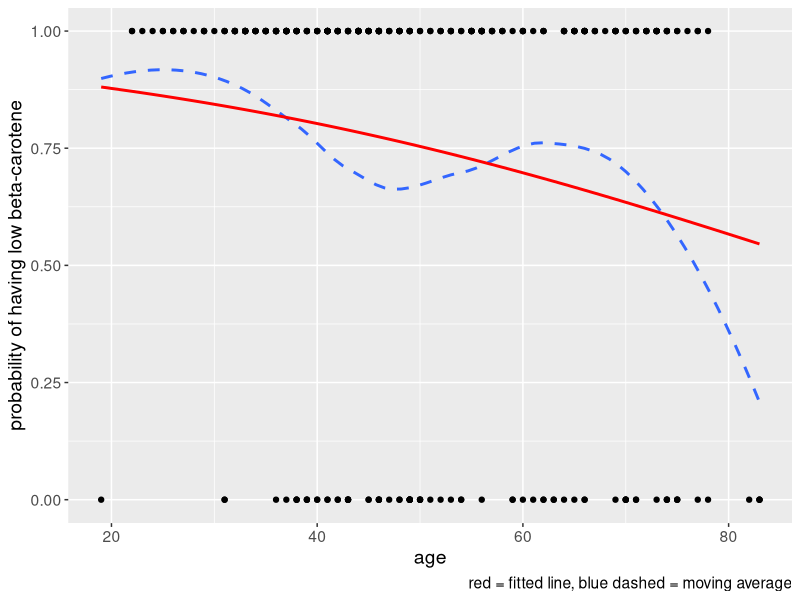
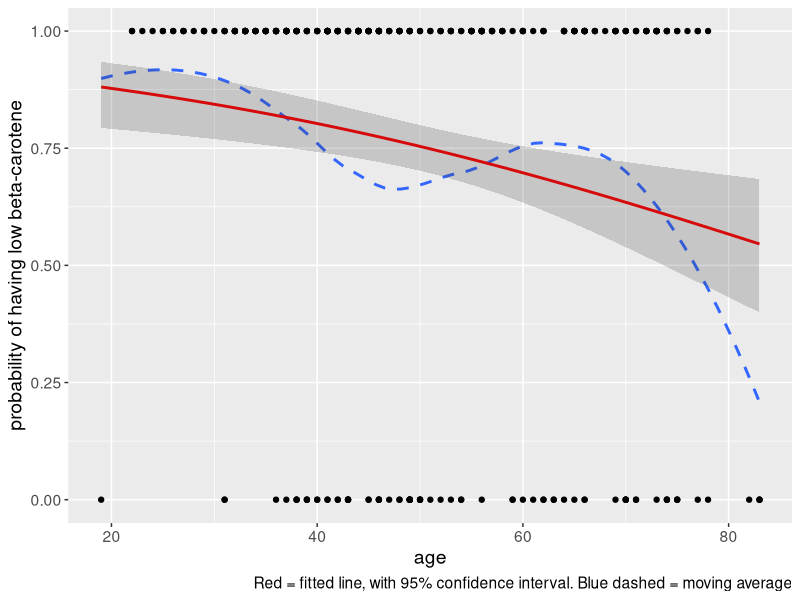
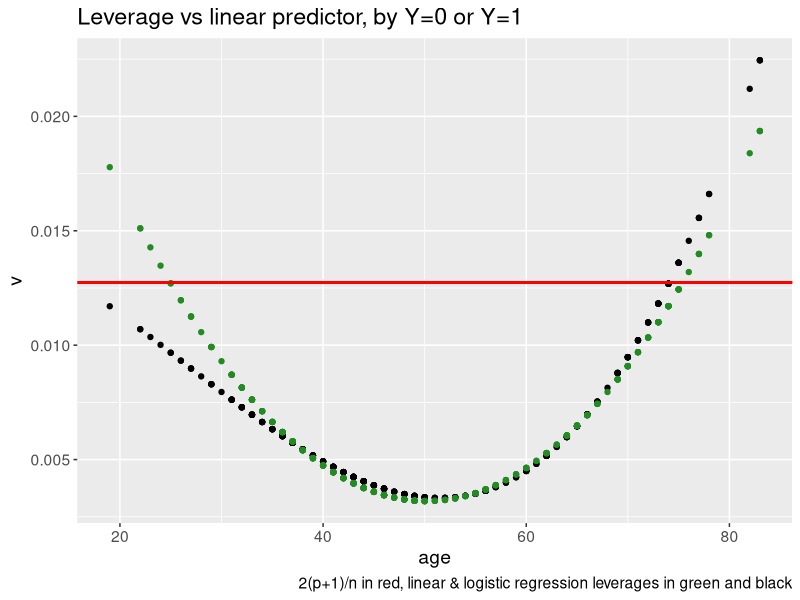
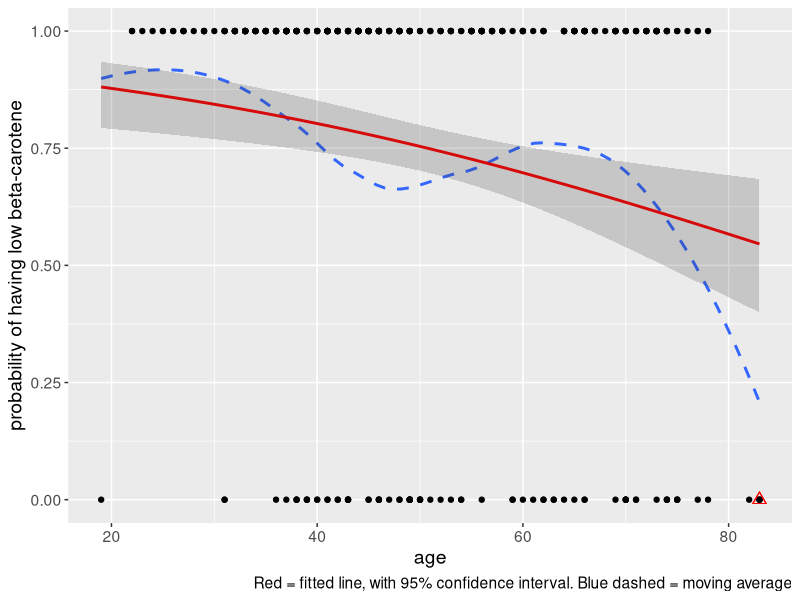
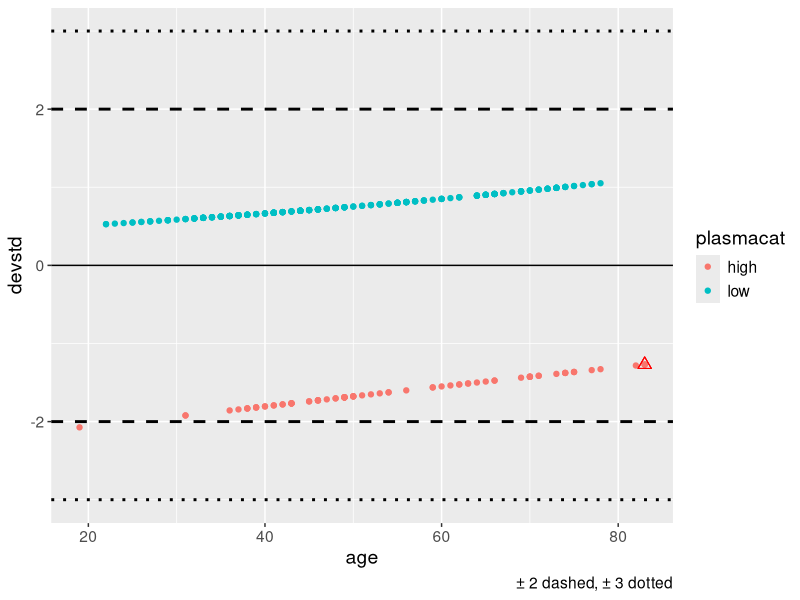
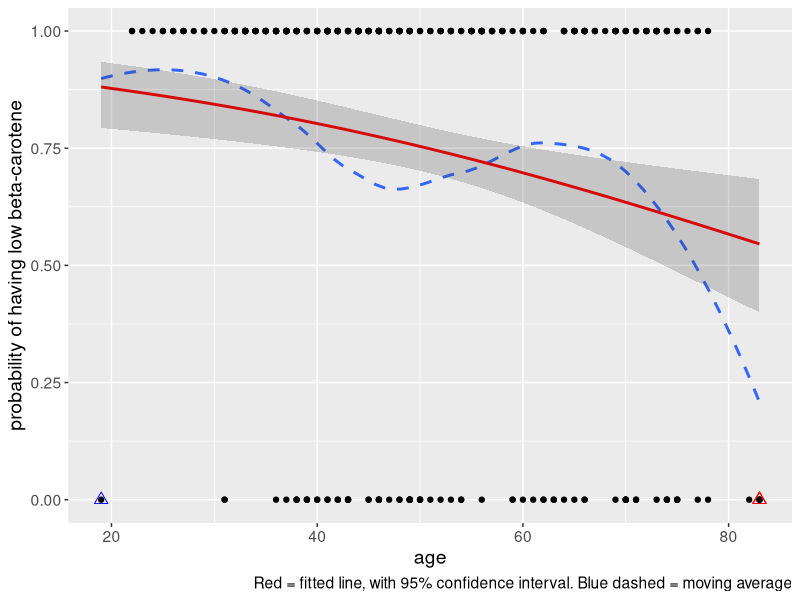

These charts were generated, in order, by the following R code:
#Project 1
library(ggplot2)
library(GGally)
library(ggpubr)

plasma <- read.delim("Data/plasma.txt")
head(plasma)
summary(plasma)
# At least one data point was 0, this needs to be taken 
PositivePlasma <- plasma[plasma$betaplasma > 0, ]
summary(PositivePlasma)
#Turn categorical variables into factor variables:
PositivePlasma$sex <- factor(PositivePlasma$sex, 
                               levels = c(1, 2),
                               labels = c("Male", "Female"))

PositivePlasma$smokstat <- factor(PositivePlasma$smokstat,
                                    levels = c(1, 2, 3),
                                    labels = c("Never", "Former", "Current"))

PositivePlasma$bmicat <- factor(PositivePlasma$bmicat,
                                  levels = c(1,2,3,4),
                                  labels = c("Underweight", "Normal", "Overweight", "Obese"))

PositivePlasma$vituse <- factor(PositivePlasma$vituse,
                                  levels = c(1, 2, 3),
                                  labels = c("Yes, fairly often", "Yes, not often", "No"))

#relevel to suitable reference categories:
PositivePlasma$sex<-relevel(PositivePlasma$sex, "Female")
PositivePlasma$smokstat<-relevel(PositivePlasma$smokstat, "Never")
PositivePlasma$bmicat <- relevel(PositivePlasma$bmicat,"Normal")
PositivePlasma$vituse <- relevel(PositivePlasma$vituse,"Yes, fairly often")

#Part 0 a)
a <- 225.498
#Part 0 b) beta-carotene is considered low if below 225.498 ng/ml
PositivePlasma$lowplasma <- as.numeric(PositivePlasma$betaplasma < a)
# factor version for ease of use later on:
PositivePlasma$plasmacat <- factor(PositivePlasma$lowplasma,
                           levels = c(0, 1),
                           labels = c("high", "low"))
# How many are low?
low_total <- sum(PositivePlasma$lowplasma)
high_total <- 315 - low_total
low_percentage <- (low_total/316)*100 

table(PositivePlasma$smokstat, PositivePlasma$lowplasma)


(model.1 <- glm(lowplasma ~ smokstat, family = "binomial", data = PositivePlasma))
summary(model.1)

# beta: log-odds(ratio) with c.i.:
model.1$coefficients
(ci.beta <- confint(model.1))

# Odds (exp(beta0)) and OR, odds ratio, exp(beta1), exp(beta2)
exp(model.1$coefficients)
(ci.or <- exp(ci.beta))

#probability for "Never" to have low beta-plasma:
(prob_0 <- 2.250000/(2.250000+1))
#confidence interval:
(prob_0_low <- 1.6120554/(1.6120554+1))
(prob_0_high <- 3.187487/(3.187487+1))

#probability for "Former" to have low beta-plasma:
(prob_1 <- 1.318008*prob_0/(1-prob_0)/(1+1.318008*prob_0/(1-prob_0)))
#confidence interval:
(prob_1_low <- 0.7707618*prob_0/(1-prob_0)/(1+0.7707618*prob_0/(1-prob_0)))
(prob_1_high <- 2.280987*prob_0/(1-prob_0)/(1+2.280987*prob_0/(1-prob_0)))

#probability for "Current" to have low beta-plasma:
(prob_1 <- 5.925926*prob_0/(1-prob_0)/(1+5.925926*prob_0/(1-prob_0)))
#confidence interval:
(prob_2_low <- 2.0209273*prob_0/(1-prob_0)/(1+2.0209273*prob_0/(1-prob_0)))
(prob_2_high <- 25.326220*prob_0/(1-prob_0)/(1+25.326220*prob_0/(1-prob_0)))

#Wald test
summary(model.1)$coefficients
# Since |0.2761213| < lambda_0.025 = 1.96 we accept
# H0: beta_1 = 0
# Since |1.7793369| < lambda_0.025 = 1.96 we accept
# H0: beta_2 = 0
#The smoking has no significant impact on the beta-carotene levels

# 1b)
(age.model <- glm(lowplasma ~ age, family = "binomial", data = PositivePlasma))

PositivePlasma.pred <- cbind(
  PositivePlasma,
  phat = predict(age.model, type = "response"),
  logit = predict(age.model, se.fit = TRUE))

(Age.plot<-ggplot(PositivePlasma.pred, aes(age, lowplasma)) +
    geom_point() +
    geom_smooth(se = FALSE, linetype = "dashed") +
    geom_line(aes(y = phat), color = "red", size = 1) +
    xlab("age") +
    ylab("probability of having low beta-carotene") +
    labs(caption = "red = fitted line, blue dashed = moving average") +
    theme(text = element_text(size = 14)))

(BetaA.lm <- cbind(summary(age.model)$coefficients,ci =confint(age.model)))

# beta: log-odds(ratio) with c.i.:
age.model$coefficients
(ci.beta <- confint(age.model))

# Odds (exp(beta0)) and OR, odds ratio, exp(beta1)
exp(age.model$coefficients)
(ci.or <- exp(ci.beta))
#Wald test
summary(age.model)$coefficients
# Since |-0.02835726| < lambda_0.025 = 1.96 we can reject
# H0: beta_1 = 0
#The age has a significant impact on the beta-carotene levels

#The odds of having low beta plasma as you age by 1 year decrease by 2.8%
((1-exp(age.model$coefficients[2]))*100)

#The odds of having low beta plasma as you age by 10 years decrease by 24.7% with a 37% decrease lwr and a 10% decrease upr.
((1-exp(10*BetaA.lm[2,c(1,5,6)])))
#Predicted probabilities
(lambda <- qnorm(1 - 0.05/2))
PositivePlasma.pred$logit.lwr <- PositivePlasma.pred$logit.fit - lambda*PositivePlasma.pred$logit.se.fit
PositivePlasma.pred$logit.upr <- PositivePlasma.pred$logit.fit + lambda*PositivePlasma.pred$logit.se.fit
# transform the log-odds intervals into C.I. for odds####
PositivePlasma.pred$odds.lwr <- exp(PositivePlasma.pred$logit.lwr)
PositivePlasma.pred$odds.upr <- exp(PositivePlasma.pred$logit.upr)
# transform the odds intervals into C.I. for p####
PositivePlasma.pred$p.lwr <- PositivePlasma.pred$odds.lwr/(1 + PositivePlasma.pred$odds.lwr)
PositivePlasma.pred$p.upr <- PositivePlasma.pred$odds.upr/(1 + PositivePlasma.pred$odds.upr)

(Q1b.plot<-Age.plot+geom_ribbon(data=PositivePlasma.pred, aes(ymin = p.lwr, ymax = p.upr), alpha = 0.2)+labs(caption = "Red = fitted line, with 95% confidence interval. Blue dashed = moving average"))
#30 & 31 year old
#Prediction intervals based on age
x0<-data.frame(age = 30)
logit0<-round(predict(age.model, newdata = x0, interval = "prediction"),digits = 12)
predint0<-cbind(x0,exp(logit0)/(1+exp(logit0)))

x1<-data.frame(age = 70)
logit1<-round(predict(age.model, newdata = x1, interval = "prediction"),digits = 12)
predint1<-cbind(x1,exp(logit1)/(1+exp(logit1)))
#31 year old & 71 year old
x2<-data.frame(age = 31)
logit2<-round(predict(age.model, newdata = x2, interval = "prediction"),digits = 12)
predint2<-cbind(x2,exp(logit2)/(1+exp(logit2)))

x3<-data.frame(age = 71)
logit3<-round(predict(age.model, newdata = x3, interval = "prediction"),digits = 12)
predint3<-cbind(x3,exp(logit3)/(1+exp(logit3)))


#Differences: what is the slope and what are the reasons for the differences between the 2 age groups
(predint2[2]-predint0[2])#Difference btwn 30 & 31: 0.00377553
(predint3[2]-predint1[2])#Difference btwn 70 & 71: 0.006600449

#Question c:
PositivePlasma.pred$v <- influence(age.model)$hat
age.linmodel<-lm(lowplasma ~ age, data = PositivePlasma)
linmodel.pred <- cbind(PositivePlasma,
                   v = influence(age.linmodel)$hat)


(Leverage.plot<-ggplot(PositivePlasma.pred, aes(age, v)) + 
  geom_point() +  
  geom_point(data=linmodel.pred, aes(age, v), color="forestgreen")+
  geom_hline(yintercept = 2*length(age.model$coefficients)/nrow(PositivePlasma), 
             color = "red", size = 1) +
  labs(title = "Leverage vs linear predictor, by Y=0 or Y=1",
       caption = "2(p+1)/n in red, linear & logistic regression leverages in green and black") +
  theme(text = element_text(size = 14)))
#Theyre all 83 years of age.
highv.idx <- which(PositivePlasma.pred$v==max(PositivePlasma.pred$v))
(Q1c.plot<-Q1b.plot+geom_point(data = PositivePlasma.pred[c(highv.idx), ], size = 3, color = "red", shape = 24))
#Question d
PositivePlasma.pred$devres <- influence(age.model)$dev.res
PositivePlasma.pred$devstd <- PositivePlasma.pred$devres/sqrt(1 - PositivePlasma.pred$v)

(devstd.plot<-ggplot(PositivePlasma.pred, aes(age, devstd, color=plasmacat)) + 
    geom_point() +
    geom_point(data = PositivePlasma.pred[c(highv.idx), ], size = 3, color = "red", shape = 24)+
    geom_hline(yintercept = 0) +
    geom_hline(yintercept = c(-2, 2), linetype = "dashed", size = 1) +
    geom_hline(yintercept = c(-3, 3), linetype = "dotted", size = 1) +
    labs(caption = "\U00B1 2 dashed, \U00B1 3 dotted") +
    theme(text = element_text(size = 14)))

highdevstd.idx <- which(abs(PositivePlasma.pred$devstd)==max(abs(PositivePlasma.pred$devstd)))
(Q1d.plot<-Q1c.plot+geom_point(data = PositivePlasma.pred[c(highdevstd.idx), ], size = 3, color = "blue", shape = 24))
